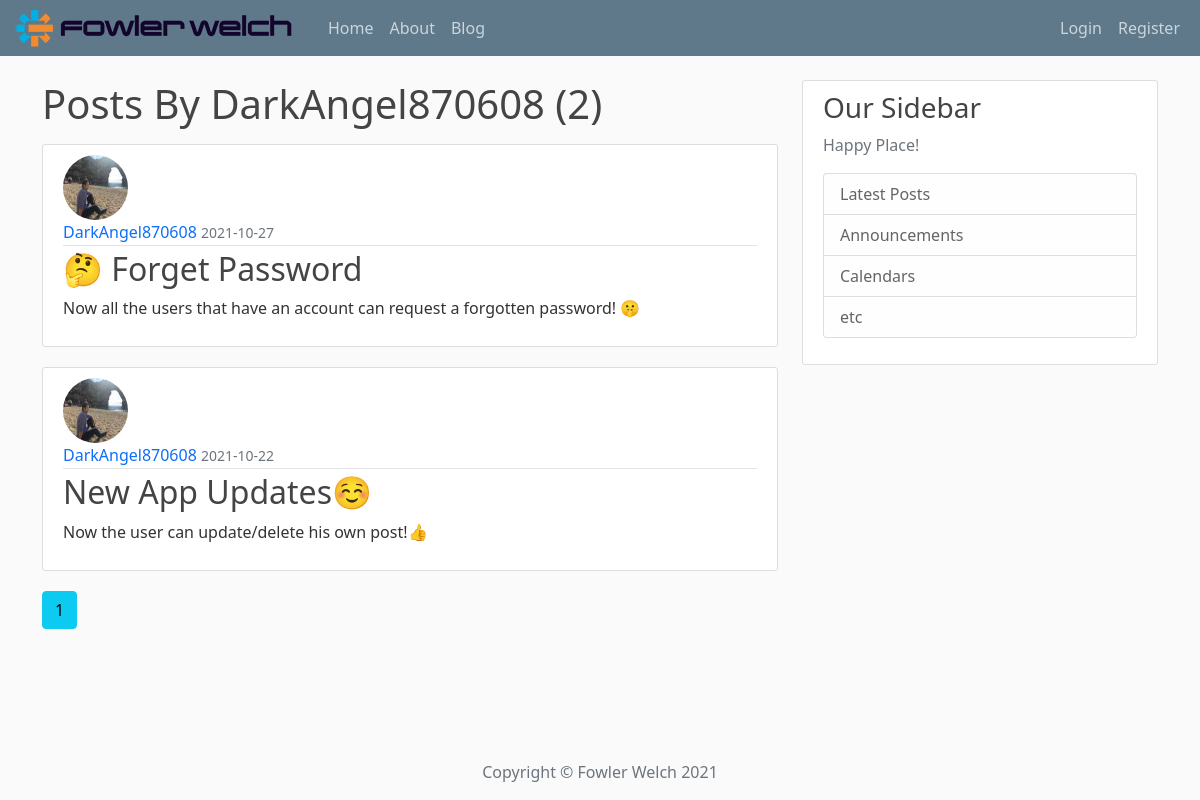
The page /user/DarkAngel870608 on the database its author committed.
### app/models.py (models this page shows, shortened)
class User(db.Model, UserMixin):
    id = db.Column(db.Integer, primary_key=True)
    username = db.Column(db.String(20), unique=True, nullable=False)
    email = db.Column(db.String(120), unique=True, nullable=False)
    image_file = db.Column(db.String(200), nullable=False, default='default.jpeg')
    password = db.Column(db.String(60), nullable=False)
    posts = db.relationship('Post', backref='author', lazy=True)

class Post(db.Model):
    id = db.Column(db.Integer, primary_key=True)
    title = db.Column(db.String(100), nullable=False)
    date_posted = db.Column(db.DateTime, nullable=False, default=datetime.utcnow)
    content = db.Column(db.Text, nullable=False)
    user_id = db.Column(db.Integer, db.ForeignKey('user.id'), nullable=False)

### app/routes.py (the view)
@app.route('/user/<string:username>')
def user_posts(username):  # ☟ Put the post in HTML page
    page = request.args.get('page', 1, type=int)
    user = User.query.filter_by(username=username).first_or_404()
    posts = Post.query \
        .filter_by(author=user) \
        .order_by(Post.date_posted.desc()) \
        .paginate(page=page, per_page=4)
    return render_template('user_posts.html', posts=posts, user=user)

### app/templates/user_posts.html
{% extends 'client_template/base.html' %}
{% block content %}
    <h1 class="mb-3">Posts By {{ user.username }} ({{ posts.total }})</h1>
    {% for post in posts.items %}
        <div>
            <article class="media content-section">
                <img class="rounded-circle article-img" src="{{ url_for('static',
                 filename='images/' + post.author.image_file) }}" alt="">
              <div class="media-body">
                <div class="article-metadata">
                  <a class="mr-2" href="{{ url_for('user_posts', username=post.author.username) }}">{{ post.author.username }}</a>
                  <small class="text-muted">{{ post.date_posted.strftime('%Y-%m-%d') }}</small>
                </div>
                <h2><a class="article-title" href="{{ url_for('post',
                 post_id=post.id) }}">{{ post.title }}</a></h2>
                <p class="article-content">{{ post.content }}</p>
              </div>
            </article>
        </div>
    {% endfor %}
    {% for page_num in posts.iter_pages(left_edge=1, right_edge=1, left_current=1, right_current=2) %}
        {% if page_num %}
            {% if posts.page == page_num %}
                <a class="btn btn-info mb-4"
                   href="{{ url_for('user_posts',username=username, page=page_num) }}">{{ page_num }}</a>
            {% else %}
                 <a class="btn btn-outline-info mb-4"
                   href="{{ url_for('user_posts',username=username, page=page_num) }}">{{ page_num }}</a>
            {% endif %}
        {% else %}
            ...
        {% endif %}
    {% endfor %}
{% endblock content %}

### app/static/css/main.css (style rules this page uses)
body { background: #fafafa; color: #333333; margin-top: 5rem; }
h1, h2, h3, h4, h5, h6 { color: #444444; }
.content-section { background: #ffffff; padding: 10px 20px; border: 1px solid #dddddd; border-radius: 3px; margin-bottom: 20px; }
.article-title { color: #444444; }
a { text-decoration: none; }
.article-content { white-space: pre-line; }
.article-img { height: 65px; width: 65px; margin-right: 16px; }
.article-metadata { padding-bottom: 1px; margin-bottom: 4px; border-bottom: 1px solid #e3e3e3 }

### rows shown on the page
User: username "DarkAngel870608"
Post: image_file (picture), author.username "DarkAngel870608", date_posted "2021-10-27", title "🤔 Forget Password", content "Now all the users that have an account can request a forgotten password! 🤫"
Post: image_file (picture), author.username "DarkAngel870608", date_posted "2021-10-22", title "New App Updates☺️", content "Now the user can update/delete his own post!👍"

### other values the page prints
{{ posts.total }} "2"
{{ page_num }} "1"
{{ moment().format('YYYY') }} "2021"
